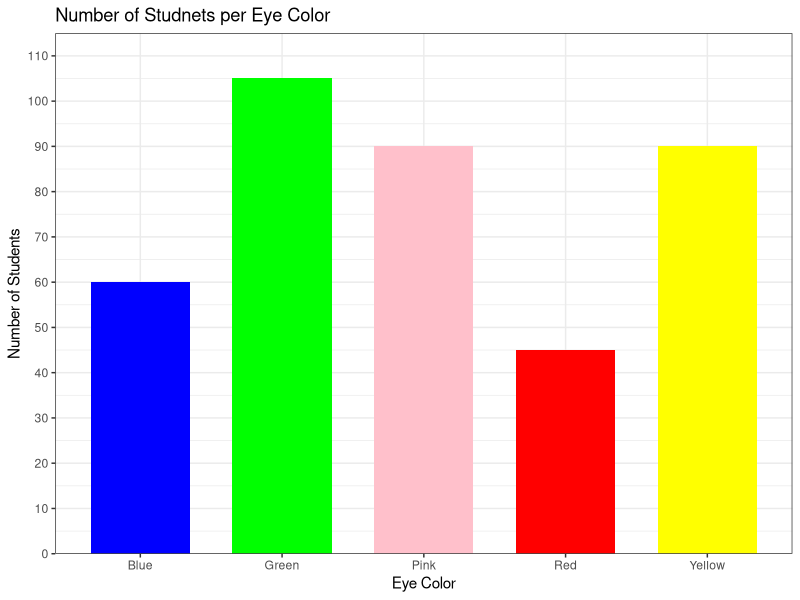
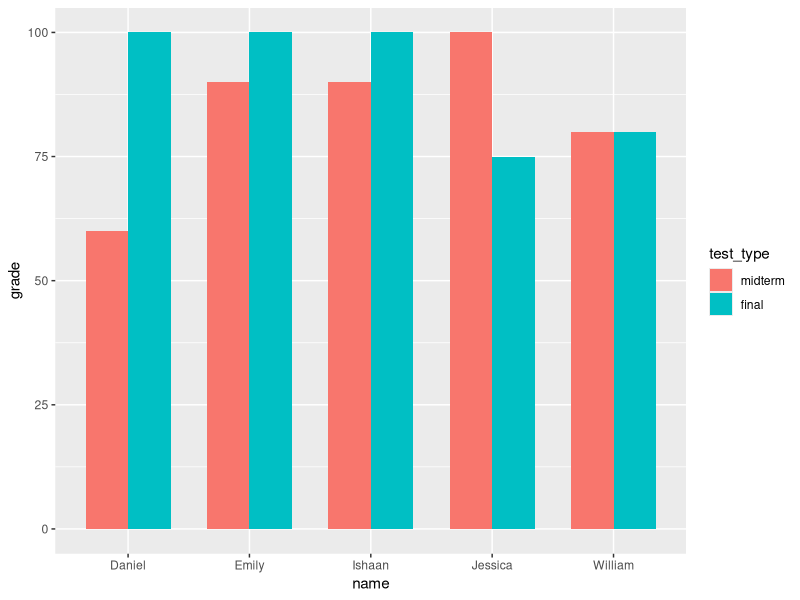
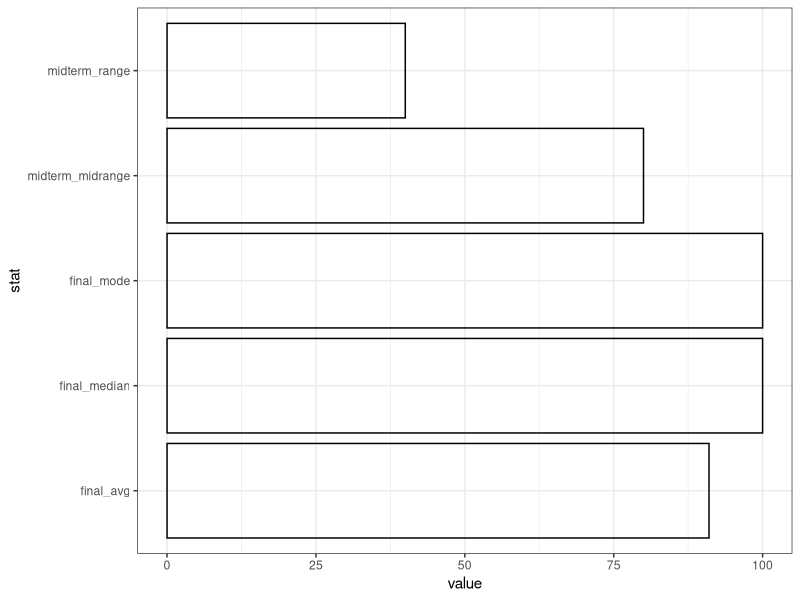
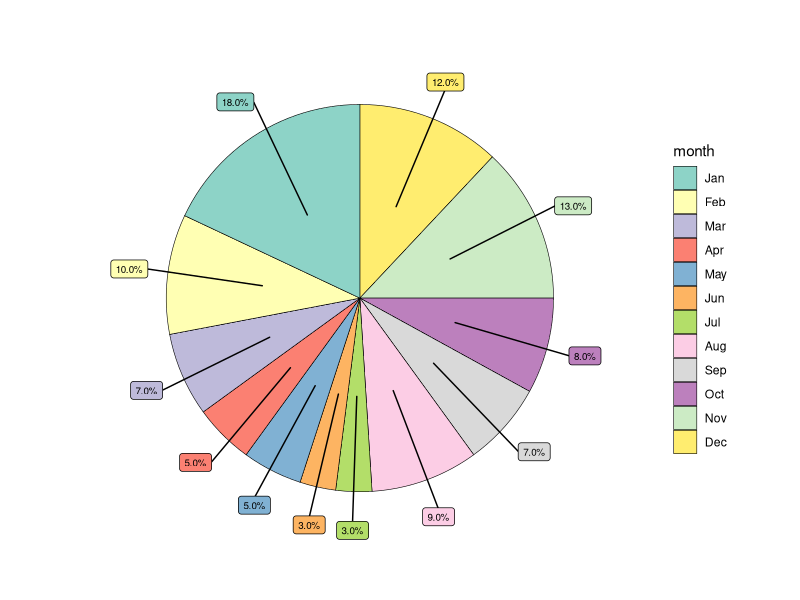
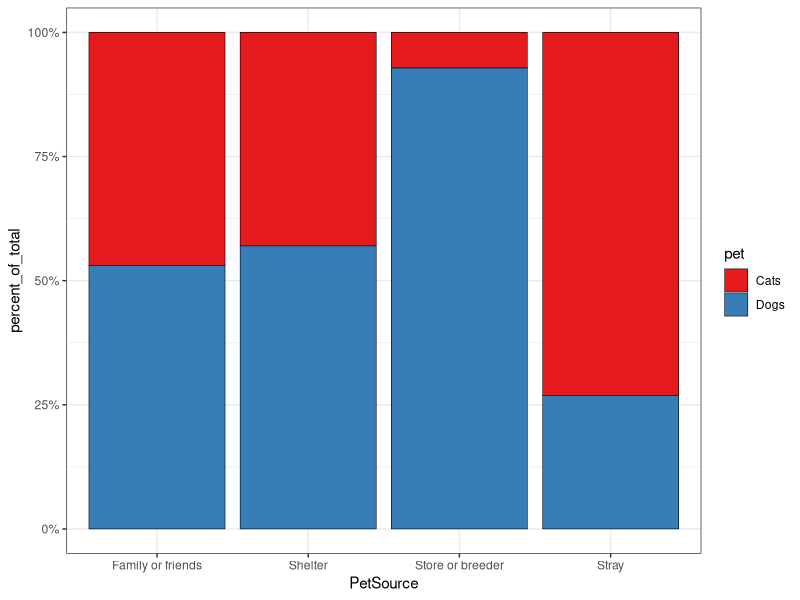

These figures' R source, in order:
## ---- chunk 1
graphics.off()
rm(list = ls())
library(patchwork)
library(tidyverse)
## ---- chunk 2
d <- tibble(
  color = c("Blue", "Green", "Red", "Yellow", "Pink"),
  n = c(60, 105, 45, 90, 90)
)

ggplot(d, aes(x=color, y=n))+
  geom_col(width = 0.7, fill = d$color) +
  scale_y_continuous(limits = c(0, max(d$n)+10),
                     breaks = seq(from=0, to=max(d$n)+10, by = 10),
                     expand = c(0,0))+
  theme_bw() +
  labs(x="Eye Color",y="Number of Students", title = "Number of Studnets per Eye Color")
## ---- chunk 3

get_mode <- function(x) {
  ux <- unique(x)
  ux[which.max(tabulate(match(x, ux)))]
}

d <- tibble(
  name = c("Ishaan", "Emily", "Daniel", "Jessica", "William"),
  midterm = c(90, 90, 60, 100, 80),
  final = c(100, 100, 100, 75, 80)
  )
d_long <- d |> 
  pivot_longer(
    cols = c(midterm, final),
    values_to = "grade",
    names_to = "test_type"
  ) |> 
  mutate(test_type = factor(test_type, levels = c("midterm", "final")))

ggplot(d_long, aes(x = name, y = grade, fill = test_type))+
  geom_col(width = 0.7, position = position_dodge(width = 0.7))

summary <- d |> 
  summarise(final_median = median(final),
            midterm_midrange = (max(midterm) + min(midterm))/2,
            final_avg = mean(final),
            final_mode = get_mode(final),
            midterm_range = max(midterm)-min(midterm))
summary <- summary |> 
  pivot_longer(cols = names(summary),
               names_to = "stat",
               values_to = "value")
summary
ggplot(summary, aes(y=stat, x=value)) +
  geom_col(color = "black", alpha=0) +
  theme_bw()

## ---- chunk 4

library(ggrepel)

months <- c("Jan", "Feb", "Mar", "Apr", "May", "Jun", "Jul", "Aug", "Sep", "Oct", "Nov", "Dec")
months <- factor(months, levels = months)

s <- tibble(
  month = months,
  percent_sales = c(0.18, 0.1, 0.07, 0.05, 0.05, 0.03, 0.03, 0.09, 0.07, 0.08, 0.13, 0.12)
) |> 
  arrange(desc(month)) |> 
  mutate(cumsum = cumsum(percent_sales),
         pos = cumsum - percent_sales/2,
         label = scales::percent(percent_sales))
s |> 
  ggplot(aes(x="", y=percent_sales, fill = month)) +
  geom_col(width=1, color="black", linewidth = 0.2) +
  coord_polar(theta = "y") +
  scale_fill_brewer(palette = "Set3") +
  geom_label_repel(aes(y = pos, label = label),
                   size = 2.5,
                   nudge_x = 0.7,
                   show.legend = FALSE) +
  theme_minimal() +
  theme(axis.line = element_blank(),
        axis.title = element_blank(),
        axis.text = element_blank(),
        axis.ticks = element_blank(),
        panel.grid = element_blank())
## ---- chunk 5

a11 <- 14
a21 <- 30 - 14
a12 <- 26 - 14
a22 <- 60 - 26 - a21

two_way_matrix <- matrix(c(a11, a12, a21, a22), nrow = 2, byrow = TRUE)
two_way_table <- as.table(two_way_matrix)
dimnames(two_way_table) <- list('Duration of Cold' = c('longer than 7 days', 'shorter than 7 days'),
                                'Medicine' = c('Received', 'Not Received'))
print(two_way_table)

## ---- chunk 6
d <- tibble(
  PetSource = c("Store or breeder", "Stray", "Shelter", "Family or friends"),
  Dogs = c(65, 11, 65, 35),
  Cats = c(5, 30, 49, 31),
  Total = c(70, 41, 114, 66)
)

d

d <- d |> 
  pivot_longer(c('Dogs', 'Cats'), names_to = 'pet', values_to = 'count') |> 
  relocate(Total, .after=count) |> 
  mutate(percent_of_total = count/Total) |> 
  mutate(Total = NULL)

d |> 
  ggplot(aes(x=PetSource, y=percent_of_total, fill=pet)) +
  geom_col(color = "black", linewidth=0.2) +
  scale_fill_brewer(palette = "Set1") +
  scale_y_continuous(labels = scales::percent) +
  theme_bw()

## ---- chunk 7
round((2*85+84+83+81)/5, digits = 2)
